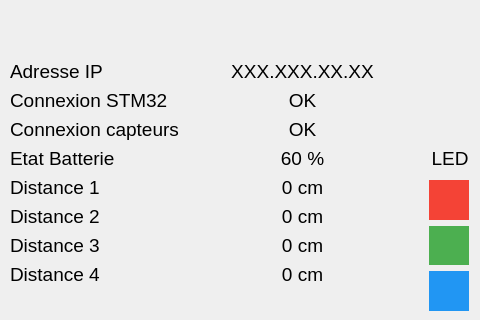
<?xml version="1.0" encoding="UTF-8"?>
<ui version="4.0">
 <class>InfoWindow</class>
 <widget class="QMainWindow" name="InfoWindow">
  <property name="geometry">
   <rect>
    <x>0</x>
    <y>0</y>
    <width>480</width>
    <height>320</height>
   </rect>
  </property>
  <property name="windowTitle">
   <string>MainWindow</string>
  </property>
  <widget class="QWidget" name="centralwidget">
   <widget class="QWidget" name="verticalLayoutWidget">
    <property name="geometry">
     <rect>
      <x>429</x>
      <y>180</y>
      <width>40</width>
      <height>131</height>
     </rect>
    </property>
    <layout class="QVBoxLayout" name="verticalLayout_3">
     <item>
      <widget class="QLabel" name="lbl_led_red">
       <property name="autoFillBackground">
        <bool>false</bool>
       </property>
       <property name="styleSheet">
        <string notr="true">background-color:rgb(244, 67, 54);</string>
       </property>
       <property name="text">
        <string/>
       </property>
      </widget>
     </item>
     <item>
      <widget class="QLabel" name="lbl_led_blue">
       <property name="autoFillBackground">
        <bool>false</bool>
       </property>
       <property name="styleSheet">
        <string notr="true">background-color:rgb(76, 175, 80);</string>
       </property>
       <property name="text">
        <string/>
       </property>
      </widget>
     </item>
     <item>
      <widget class="QLabel" name="lbl_led_green">
       <property name="autoFillBackground">
        <bool>false</bool>
       </property>
       <property name="styleSheet">
        <string notr="true">background-color:rgb(33, 150, 243);</string>
       </property>
       <property name="text">
        <string/>
       </property>
      </widget>
     </item>
    </layout>
   </widget>
   <widget class="QWidget" name="gridLayoutWidget_2">
    <property name="geometry">
     <rect>
      <x>0</x>
      <y>0</y>
      <width>486</width>
      <height>57</height>
     </rect>
    </property>
    <layout class="QGridLayout" name="gridLayout_4">
     <property name="spacing">
      <number>0</number>
     </property>
     <item row="0" column="1">
      <widget class="QPushButton" name="btn_main_menu">
       <property name="text">
        <string/>
       </property>
       <property name="icon">
        <iconset resource="ressources.qrc">
         <normaloff>:/new/icon/images/baseline_home_black_48dp.png</normaloff>:/new/icon/images/baseline_home_black_48dp.png</iconset>
       </property>
       <property name="iconSize">
        <size>
         <width>32</width>
         <height>32</height>
        </size>
       </property>
       <property name="flat">
        <bool>true</bool>
       </property>
      </widget>
     </item>
     <item row="0" column="0">
      <widget class="QPushButton" name="pushButton_12">
       <property name="text">
        <string/>
       </property>
       <property name="icon">
        <iconset resource="ressources.qrc">
         <normaloff>:/new/icon/images/baseline_link_black_48dp.png</normaloff>:/new/icon/images/baseline_link_black_48dp.png</iconset>
       </property>
       <property name="iconSize">
        <size>
         <width>32</width>
         <height>32</height>
        </size>
       </property>
       <property name="checkable">
        <bool>false</bool>
       </property>
       <property name="flat">
        <bool>true</bool>
       </property>
      </widget>
     </item>
     <item row="0" column="2">
      <widget class="QPushButton" name="pushButton_13">
       <property name="text">
        <string/>
       </property>
       <property name="icon">
        <iconset resource="ressources.qrc">
         <normaloff>:/new/icon/images/baseline_battery_80_black_48dp.png</normaloff>:/new/icon/images/baseline_battery_80_black_48dp.png</iconset>
       </property>
       <property name="iconSize">
        <size>
         <width>32</width>
         <height>32</height>
        </size>
       </property>
       <property name="flat">
        <bool>true</bool>
       </property>
      </widget>
     </item>
    </layout>
   </widget>
   <widget class="QLabel" name="label">
    <property name="geometry">
     <rect>
      <x>420</x>
      <y>60</y>
      <width>51</width>
      <height>51</height>
     </rect>
    </property>
    <property name="styleSheet">
     <string notr="true">color:rgb(138, 226, 52);</string>
    </property>
    <property name="text">
     <string/>
    </property>
    <property name="pixmap">
     <pixmap resource="ressources.qrc">:/new/icon/images/baseline_help_outline_black_48dp.png</pixmap>
    </property>
    <property name="scaledContents">
     <bool>true</bool>
    </property>
   </widget>
   <widget class="QWidget" name="formLayoutWidget">
    <property name="geometry">
     <rect>
      <x>10</x>
      <y>60</y>
      <width>410</width>
      <height>251</height>
     </rect>
    </property>
    <layout class="QFormLayout" name="formLayout_3">
     <item row="0" column="0">
      <widget class="QLabel" name="label_43">
       <property name="font">
        <font>
         <pointsize>14</pointsize>
        </font>
       </property>
       <property name="text">
        <string>Adresse IP</string>
       </property>
      </widget>
     </item>
     <item row="0" column="1">
      <widget class="QLabel" name="lbl_ip">
       <property name="font">
        <font>
         <pointsize>14</pointsize>
        </font>
       </property>
       <property name="text">
        <string>XXX.XXX.XX.XX</string>
       </property>
       <property name="alignment">
        <set>Qt::AlignCenter</set>
       </property>
      </widget>
     </item>
     <item row="1" column="0">
      <widget class="QLabel" name="label_45">
       <property name="font">
        <font>
         <pointsize>14</pointsize>
        </font>
       </property>
       <property name="text">
        <string>Connexion STM32</string>
       </property>
      </widget>
     </item>
     <item row="1" column="1">
      <widget class="QLabel" name="label_46">
       <property name="font">
        <font>
         <pointsize>14</pointsize>
        </font>
       </property>
       <property name="autoFillBackground">
        <bool>false</bool>
       </property>
       <property name="styleSheet">
        <string notr="true"/>
       </property>
       <property name="text">
        <string>OK</string>
       </property>
       <property name="scaledContents">
        <bool>false</bool>
       </property>
       <property name="alignment">
        <set>Qt::AlignCenter</set>
       </property>
      </widget>
     </item>
     <item row="2" column="0">
      <widget class="QLabel" name="label_47">
       <property name="font">
        <font>
         <pointsize>14</pointsize>
        </font>
       </property>
       <property name="text">
        <string>Connexion capteurs</string>
       </property>
      </widget>
     </item>
     <item row="2" column="1">
      <widget class="QLabel" name="label_48">
       <property name="font">
        <font>
         <pointsize>14</pointsize>
        </font>
       </property>
       <property name="text">
        <string>OK</string>
       </property>
       <property name="alignment">
        <set>Qt::AlignCenter</set>
       </property>
      </widget>
     </item>
     <item row="3" column="0">
      <widget class="QLabel" name="label_49">
       <property name="font">
        <font>
         <pointsize>14</pointsize>
        </font>
       </property>
       <property name="text">
        <string>Etat Batterie</string>
       </property>
      </widget>
     </item>
     <item row="3" column="1">
      <widget class="QLabel" name="label_50">
       <property name="font">
        <font>
         <pointsize>14</pointsize>
        </font>
       </property>
       <property name="text">
        <string>60 %</string>
       </property>
       <property name="alignment">
        <set>Qt::AlignCenter</set>
       </property>
      </widget>
     </item>
     <item row="4" column="0">
      <widget class="QLabel" name="label_51">
       <property name="font">
        <font>
         <pointsize>14</pointsize>
        </font>
       </property>
       <property name="text">
        <string>Distance 1</string>
       </property>
      </widget>
     </item>
     <item row="4" column="1">
      <widget class="QLabel" name="label_52">
       <property name="font">
        <font>
         <pointsize>14</pointsize>
        </font>
       </property>
       <property name="text">
        <string>0 cm</string>
       </property>
       <property name="alignment">
        <set>Qt::AlignCenter</set>
       </property>
      </widget>
     </item>
     <item row="5" column="0">
      <widget class="QLabel" name="label_53">
       <property name="font">
        <font>
         <pointsize>14</pointsize>
        </font>
       </property>
       <property name="text">
        <string>Distance 2</string>
       </property>
      </widget>
     </item>
     <item row="5" column="1">
      <widget class="QLabel" name="label_54">
       <property name="font">
        <font>
         <pointsize>14</pointsize>
        </font>
       </property>
       <property name="text">
        <string>0 cm</string>
       </property>
       <property name="alignment">
        <set>Qt::AlignCenter</set>
       </property>
      </widget>
     </item>
     <item row="6" column="0">
      <widget class="QLabel" name="label_55">
       <property name="font">
        <font>
         <pointsize>14</pointsize>
        </font>
       </property>
       <property name="text">
        <string>Distance 3</string>
       </property>
      </widget>
     </item>
     <item row="6" column="1">
      <widget class="QLabel" name="label_56">
       <property name="font">
        <font>
         <pointsize>14</pointsize>
        </font>
       </property>
       <property name="text">
        <string>0 cm</string>
       </property>
       <property name="alignment">
        <set>Qt::AlignCenter</set>
       </property>
      </widget>
     </item>
     <item row="7" column="0">
      <widget class="QLabel" name="label_57">
       <property name="font">
        <font>
         <pointsize>14</pointsize>
        </font>
       </property>
       <property name="text">
        <string>Distance 4</string>
       </property>
      </widget>
     </item>
     <item row="7" column="1">
      <widget class="QLabel" name="label_58">
       <property name="font">
        <font>
         <pointsize>14</pointsize>
        </font>
       </property>
       <property name="text">
        <string>0 cm</string>
       </property>
       <property name="alignment">
        <set>Qt::AlignCenter</set>
       </property>
      </widget>
     </item>
    </layout>
   </widget>
   <widget class="QLabel" name="label_59">
    <property name="geometry">
     <rect>
      <x>430</x>
      <y>150</y>
      <width>40</width>
      <height>17</height>
     </rect>
    </property>
    <property name="font">
     <font>
      <pointsize>14</pointsize>
     </font>
    </property>
    <property name="text">
     <string>LED</string>
    </property>
    <property name="alignment">
     <set>Qt::AlignCenter</set>
    </property>
   </widget>
  </widget>
 </widget>
 <resources>
  <include location="ressources.qrc"/>
 </resources>
 <connections/>
</ui>
